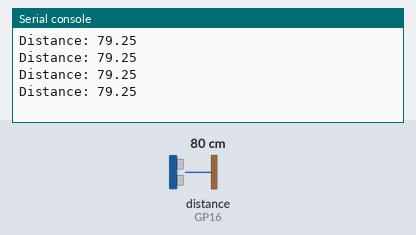
Recording of a program running on a simulated Raspberry Pi Pico running MicroPython. On the bench: the last lines printed to the serial console. The inputs (shaded band) are chosen by the test bench; at power-on: distance to the obstacle (sensor on GP16) 80 cm. The echo pulse lasts 58.3 µs per cm.

Above: at 1.2 s.
1.3 s: distance to the obstacle (sensor on GP16) set to 2 cm
At 1.73 s:
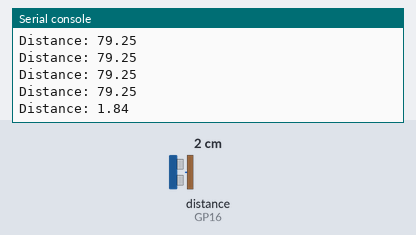
2.8 s: distance to the obstacle (sensor on GP16) set to 4 cm
At 2.94 s:
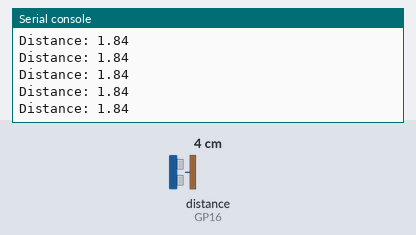
Timing chart, 0 to 5.8 s (numbered marks = the images above; inputs shaded):
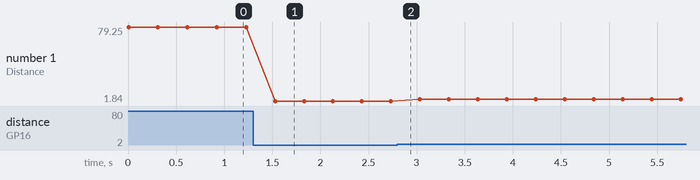

Measured:
- after the input at 1.3 s, the serial console: prints a new line after 0.23 s (image 1)
- plotted number 1: 79.25 → 1.84 after the input at 1.3 s, 1.84 → 3.89 after the input at 2.8 s

The program:

5.1_ultrasonic_ranging.py
```python
import machine
import time

TRIG = machine.Pin(17,machine.Pin.OUT)
ECHO = machine.Pin(16,machine.Pin.IN)

def distance():
    TRIG.low()
    time.sleep_us(2)
    TRIG.high()
    time.sleep_us(10)
    TRIG.low()
    while not ECHO.value():
        pass
    time1 = time.ticks_us()
    while ECHO.value():
        pass
    time2 = time.ticks_us()
    during = time.ticks_diff(time2,time1)
    return during * 340 / 2 / 10000

while True:
    dis = distance()
    print ('Distance: %.2f' % dis)
    time.sleep_ms(300)
```
